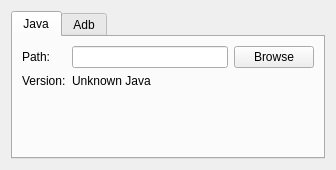
<?xml version="1.0" encoding="UTF-8"?>
<ui version="4.0">
 <class>Environment</class>
 <widget class="QWidget" name="Environment">
  <property name="geometry">
   <rect>
    <x>0</x>
    <y>0</y>
    <width>336</width>
    <height>170</height>
   </rect>
  </property>
  <property name="windowTitle">
   <string>Form</string>
  </property>
  <layout class="QGridLayout" name="gridLayout_3">
   <item row="0" column="0">
    <widget class="QTabWidget" name="tabWidget">
     <property name="currentIndex">
      <number>0</number>
     </property>
     <widget class="QWidget" name="tab">
      <attribute name="title">
       <string>Java</string>
      </attribute>
      <layout class="QGridLayout" name="gridLayout">
       <item row="0" column="0">
        <widget class="QLabel" name="label">
         <property name="text">
          <string>Path:</string>
         </property>
        </widget>
       </item>
       <item row="0" column="1">
        <widget class="QLineEdit" name="mJavaPathEdit"/>
       </item>
       <item row="0" column="2">
        <widget class="QPushButton" name="mJavaPathBrowseBtn">
         <property name="sizePolicy">
          <sizepolicy hsizetype="Preferred" vsizetype="Fixed">
           <horstretch>0</horstretch>
           <verstretch>0</verstretch>
          </sizepolicy>
         </property>
         <property name="text">
          <string>Browse</string>
         </property>
        </widget>
       </item>
       <item row="1" column="0">
        <widget class="QLabel" name="label_2">
         <property name="text">
          <string>Version:</string>
         </property>
        </widget>
       </item>
       <item row="2" column="1">
        <spacer name="verticalSpacer">
         <property name="orientation">
          <enum>Qt::Vertical</enum>
         </property>
         <property name="sizeHint" stdset="0">
          <size>
           <width>20</width>
           <height>40</height>
          </size>
         </property>
        </spacer>
       </item>
       <item row="1" column="1" colspan="2">
        <widget class="QLabel" name="mJavaVersionLabel">
         <property name="text">
          <string>Unknown Java</string>
         </property>
        </widget>
       </item>
      </layout>
     </widget>
     <widget class="QWidget" name="tab_2">
      <attribute name="title">
       <string>Adb</string>
      </attribute>
      <layout class="QGridLayout" name="gridLayout_2">
       <item row="1" column="0" colspan="2">
        <widget class="QRadioButton" name="mCustomToolsBtn">
         <property name="text">
          <string>Use custom Android SDK Tools</string>
         </property>
        </widget>
       </item>
       <item row="0" column="0" colspan="2">
        <widget class="QRadioButton" name="mDefaultToolsBtn">
         <property name="text">
          <string>Use ART Android Tools</string>
         </property>
         <property name="checked">
          <bool>true</bool>
         </property>
        </widget>
       </item>
       <item row="2" column="0">
        <widget class="QLabel" name="label_4">
         <property name="text">
          <string>Path:</string>
         </property>
        </widget>
       </item>
       <item row="2" column="1">
        <widget class="QLineEdit" name="mAdbPathEdit"/>
       </item>
       <item row="2" column="2">
        <widget class="QPushButton" name="mAdbPathBrowseBtn">
         <property name="sizePolicy">
          <sizepolicy hsizetype="Preferred" vsizetype="Fixed">
           <horstretch>0</horstretch>
           <verstretch>0</verstretch>
          </sizepolicy>
         </property>
         <property name="text">
          <string>Browse</string>
         </property>
        </widget>
       </item>
       <item row="3" column="0">
        <widget class="QLabel" name="label_6">
         <property name="text">
          <string>Version:</string>
         </property>
        </widget>
       </item>
       <item row="4" column="1">
        <spacer name="verticalSpacer_2">
         <property name="orientation">
          <enum>Qt::Vertical</enum>
         </property>
         <property name="sizeHint" stdset="0">
          <size>
           <width>20</width>
           <height>40</height>
          </size>
         </property>
        </spacer>
       </item>
       <item row="3" column="1" colspan="2">
        <widget class="QLabel" name="mAdbVersionLabel">
         <property name="text">
          <string>Unknown Adb</string>
         </property>
        </widget>
       </item>
      </layout>
     </widget>
    </widget>
   </item>
  </layout>
 </widget>
 <resources/>
 <connections/>
</ui>
